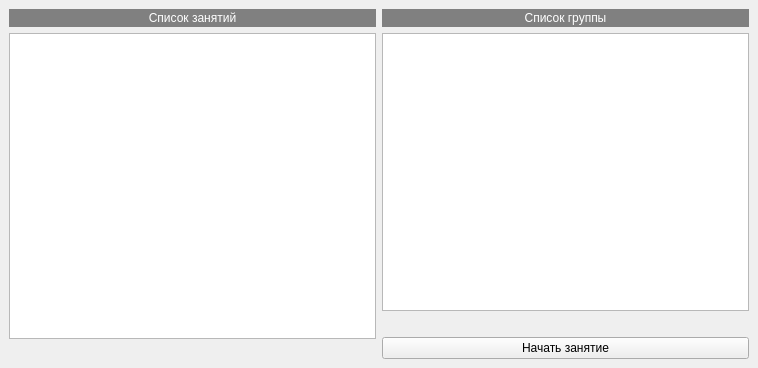
<?xml version="1.0" encoding="UTF-8"?>
<ui version="4.0">
 <class>MainWindow</class>
 <widget class="QMainWindow" name="MainWindow">
  <property name="geometry">
   <rect>
    <x>0</x>
    <y>0</y>
    <width>758</width>
    <height>368</height>
   </rect>
  </property>
  <property name="windowTitle">
   <string>MainWindow</string>
  </property>
  <widget class="QWidget" name="centralwidget">
   <layout class="QHBoxLayout" name="horizontalLayout">
    <item>
     <layout class="QVBoxLayout" name="verticalLayout">
      <item>
       <widget class="QLabel" name="label">
        <property name="font">
         <font>
          <kerning>true</kerning>
         </font>
        </property>
        <property name="layoutDirection">
         <enum>Qt::LeftToRight</enum>
        </property>
        <property name="styleSheet">
         <string notr="true">QLabel{
color: white;
border: 2px solid gray;
background-color: gray;
}</string>
        </property>
        <property name="text">
         <string>Список занятий</string>
        </property>
        <property name="alignment">
         <set>Qt::AlignCenter</set>
        </property>
       </widget>
      </item>
      <item>
       <widget class="QTableWidget" name="list_of_activities"/>
      </item>
      <item>
       <spacer name="horizontalSpacer">
        <property name="orientation">
         <enum>Qt::Horizontal</enum>
        </property>
        <property name="sizeType">
         <enum>QSizePolicy::MinimumExpanding</enum>
        </property>
        <property name="sizeHint" stdset="0">
         <size>
          <width>30</width>
          <height>20</height>
         </size>
        </property>
       </spacer>
      </item>
     </layout>
    </item>
    <item>
     <layout class="QVBoxLayout" name="verticalLayout_2">
      <item>
       <widget class="QLabel" name="label_2">
        <property name="styleSheet">
         <string notr="true">QLabel{
color: white;
border: 2px solid gray;
background-color: gray;
}</string>
        </property>
        <property name="text">
         <string>Список группы</string>
        </property>
        <property name="alignment">
         <set>Qt::AlignCenter</set>
        </property>
       </widget>
      </item>
      <item>
       <widget class="QTableWidget" name="list_group"/>
      </item>
      <item>
       <spacer name="horizontalSpacer_2">
        <property name="orientation">
         <enum>Qt::Horizontal</enum>
        </property>
        <property name="sizeHint" stdset="0">
         <size>
          <width>40</width>
          <height>20</height>
         </size>
        </property>
       </spacer>
      </item>
      <item>
       <widget class="QPushButton" name="btn_start">
        <property name="text">
         <string>Начать занятие</string>
        </property>
       </widget>
      </item>
     </layout>
    </item>
   </layout>
  </widget>
 </widget>
 <resources/>
 <connections/>
</ui>
